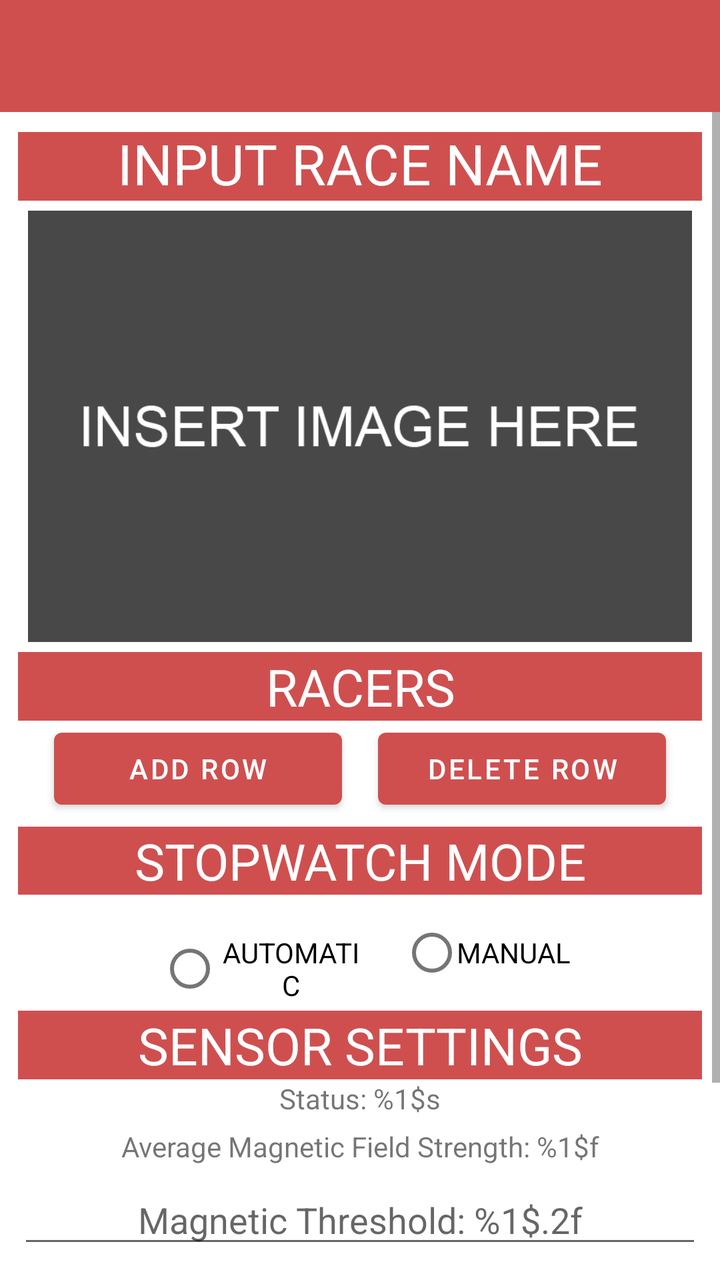
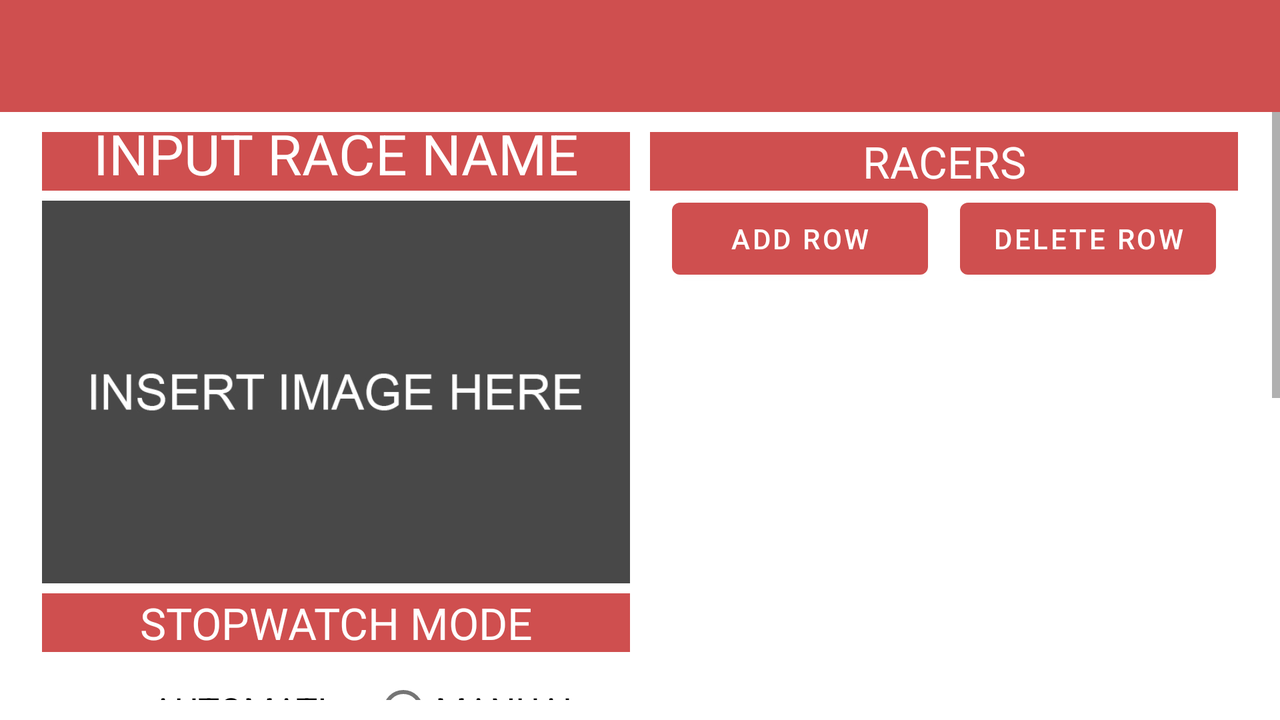

Compare how this app lays out the same screen by default and in its alternative resource folder. The renders come first, then the two layout files and the values they reference.
<!-- AndroidManifest.xml: application theme Theme.RaceApp -->
<!-- res/layout/activity_main.xml -->
<?xml version="1.0" encoding="utf-8"?>
<androidx.constraintlayout.widget.ConstraintLayout xmlns:android="http://schemas.android.com/apk/res/android"
    xmlns:app="http://schemas.android.com/apk/res-auto"
    xmlns:tools="http://schemas.android.com/tools"
    android:layout_width="match_parent"
    android:layout_height="match_parent"
    android:clickable="true"
    android:focusable="true"
    android:focusableInTouchMode="true"
    tools:context=".MainActivity">

    <androidx.appcompat.widget.Toolbar
        android:id="@+id/toolbar"
        android:layout_width="match_parent"
        android:layout_height="?attr/actionBarSize"
        android:layout_alignParentTop="true"
        android:background="?attr/colorPrimary"
        app:layout_constraintStart_toStartOf="parent"
        app:layout_constraintTop_toTopOf="parent" />

    <ScrollView
        android:layout_width="0dp"
        android:layout_height="0dp"
        android:layout_marginBottom="10dp"
        android:clickable="true"
        android:focusable="true"
        android:focusableInTouchMode="true"
        app:layout_constraintBottom_toBottomOf="parent"
        app:layout_constraintEnd_toEndOf="parent"
        app:layout_constraintStart_toStartOf="parent"
        app:layout_constraintTop_toBottomOf="@+id/toolbar">

        <androidx.constraintlayout.widget.ConstraintLayout
            android:id="@+id/scrollViewConstraint"
            android:layout_width="match_parent"
            android:layout_height="wrap_content"
            android:clickable="true"
            android:focusable="true"
            android:focusableInTouchMode="true">

            <androidx.constraintlayout.widget.Guideline
                android:id="@+id/guidelineLeft"
                android:layout_width="wrap_content"
                android:layout_height="wrap_content"
                android:orientation="vertical"
                app:layout_constraintGuide_percent="0.025" />

            <androidx.constraintlayout.widget.Guideline
                android:id="@+id/guidelineRight"
                android:layout_width="wrap_content"
                android:layout_height="wrap_content"
                android:orientation="vertical"
                app:layout_constraintGuide_percent="0.975" />

            <EditText
                android:id="@+id/editRaceName"
                style="@style/Header"
                android:layout_width="0dp"
                android:layout_height="0dp"
                android:layout_marginTop="10dp"
                android:drawableStart="@drawable/ic_baseline_edit_24"
                android:drawablePadding="-10dp"
                android:hint="@string/input_race_name"
                android:imeOptions="actionDone"
                android:inputType="text"
                android:paddingStart="10dp"
                android:paddingEnd="10dp"
                android:textColorHint="@color/white"
                android:textSize="28sp"
                app:layout_constraintEnd_toStartOf="@+id/guidelineRight"
                app:layout_constraintStart_toStartOf="@+id/guidelineLeft"
                app:layout_constraintTop_toTopOf="parent"
                android:importantForAutofill="no" />

            <ImageButton
                android:id="@+id/imageButtonRace"
                android:layout_width="0dp"
                android:layout_height="0dp"
                android:layout_marginStart="5dp"
                android:layout_marginTop="5dp"
                android:layout_marginEnd="5dp"
                android:background="@drawable/image_placeholder"
                android:scaleType="centerCrop"
                app:layout_constraintDimensionRatio="1:0.65"
                app:layout_constraintEnd_toStartOf="@+id/guidelineRight"
                app:layout_constraintStart_toStartOf="@+id/guidelineLeft"
                app:layout_constraintTop_toBottomOf="@+id/editRaceName"
                android:contentDescription="@string/image_of_the_obstacle_course" />

            <TextView
                android:id="@+id/headerRacer"
                style="@style/Header"
                android:layout_width="0dp"
                android:layout_height="0dp"
                android:layout_marginTop="5dp"
                android:text="@string/racers"
                app:layout_constraintEnd_toStartOf="@+id/guidelineRight"
                app:layout_constraintStart_toStartOf="@+id/guidelineLeft"
                app:layout_constraintTop_toBottomOf="@+id/imageButtonRace" />

            <LinearLayout
                android:id="@+id/racersLinearLayout"
                android:layout_width="0dp"
                android:layout_height="wrap_content"
                android:gravity="center"
                android:orientation="vertical"
                app:layout_constraintEnd_toStartOf="@+id/guidelineRight"
                app:layout_constraintStart_toStartOf="@+id/guidelineLeft"
                app:layout_constraintTop_toBottomOf="@+id/buttonAddRow"/>

            <Button
                android:id="@+id/buttonAddRow"
                android:layout_width="0dp"
                android:layout_height="wrap_content"
                android:text="@string/add_row"
                app:layout_constraintEnd_toStartOf="@+id/buttonDeleteRow"
                app:layout_constraintStart_toStartOf="@+id/guidelineLeft"
                app:layout_constraintTop_toBottomOf="@+id/headerRacer"
                app:layout_constraintWidth_percent="0.4" />

            <Button
                android:id="@+id/buttonDeleteRow"
                android:layout_width="0dp"
                android:layout_height="wrap_content"
                android:text="@string/delete_row"
                app:layout_constraintEnd_toStartOf="@+id/guidelineRight"
                app:layout_constraintStart_toEndOf="@+id/buttonAddRow"
                app:layout_constraintTop_toBottomOf="@+id/headerRacer"
                app:layout_constraintWidth_percent="0.4" />

            <RadioGroup
                android:id="@+id/radioGroup"
                android:layout_width="0dp"
                android:layout_height="wrap_content"
                android:layout_marginStart="50dp"
                android:layout_marginTop="5dp"
                android:layout_marginEnd="50dp"
                android:layout_weight="1"
                android:orientation="horizontal"
                app:layout_constraintEnd_toStartOf="@+id/guidelineRight"
                app:layout_constraintStart_toStartOf="@+id/guidelineLeft"
                app:layout_constraintTop_toBottomOf="@+id/textView">

                <RadioButton
                    android:id="@+id/radioAuto"
                    android:layout_width="match_parent"
                    android:layout_height="wrap_content"
                    android:layout_marginStart="20dp"
                    android:layout_weight="1"
                    android:gravity="center"
                    android:text="@string/automatic" />

                <RadioButton
                    android:id="@+id/radioManual"
                    android:layout_width="match_parent"
                    android:layout_height="wrap_content"
                    android:layout_marginStart="20dp"
                    android:layout_weight="1"
                    android:gravity="center"
                    android:paddingStart="-20dp"
                    android:text="@string/manual"
                    tools:ignore="RtlSymmetry" />
            </RadioGroup>

            <TextView
                android:id="@+id/textView"
                style="@style/Header"
                android:layout_width="0dp"
                android:layout_height="0dp"
                android:layout_marginTop="5dp"
                android:text="@string/stopwatch_mode"
                app:layout_constraintEnd_toStartOf="@+id/guidelineRight"
                app:layout_constraintStart_toStartOf="@+id/guidelineLeft"
                app:layout_constraintTop_toBottomOf="@+id/racersLinearLayout" />

            <androidx.constraintlayout.widget.ConstraintLayout
                android:id="@+id/sensorSettingsConstraint"
                android:layout_width="0dp"
                android:layout_height="wrap_content"
                android:layout_marginTop="5dp"
                app:layout_constraintEnd_toStartOf="@+id/guidelineRight"
                app:layout_constraintStart_toStartOf="@+id/guidelineLeft"
                app:layout_constraintTop_toBottomOf="@+id/radioGroup">

                <TextView
                    android:id="@+id/textView6"
                    style="@style/Header"
                    android:layout_width="0dp"
                    android:layout_height="0dp"
                    android:text="@string/sensor_settings"
                    app:layout_constraintEnd_toEndOf="parent"
                    app:layout_constraintStart_toStartOf="@+id/sensorSettingsConstraint"
                    app:layout_constraintTop_toTopOf="parent" />

                <TextView
                    android:id="@+id/textViewMagnetStatus"
                    android:layout_width="wrap_content"
                    android:layout_height="wrap_content"
                    android:gravity="center"
                    android:text="@string/magnet_status"
                    app:layout_constraintEnd_toEndOf="parent"
                    app:layout_constraintStart_toStartOf="parent"
                    app:layout_constraintTop_toBottomOf="@+id/textView6" />

                <TextView
                    android:id="@+id/textViewAverageStrength"
                    android:layout_width="wrap_content"
                    android:layout_height="wrap_content"
                    android:layout_marginTop="5dp"
                    android:gravity="center"
                    android:text="@string/average_strength"
                    app:layout_constraintEnd_toEndOf="parent"
                    app:layout_constraintStart_toStartOf="parent"
                    app:layout_constraintTop_toBottomOf="@+id/textViewMagnetStatus" />

                <EditText
                    android:id="@+id/editMagnetThreshold"
                    android:layout_width="0dp"
                    android:layout_height="wrap_content"
                    android:layout_marginTop="5dp"
                    android:gravity="center"
                    android:hint="@string/magnetic_threshold"
                    android:imeOptions="actionDone"
                    android:inputType="numberDecimal"
                    app:layout_constraintEnd_toEndOf="parent"
                    app:layout_constraintStart_toStartOf="parent"
                    app:layout_constraintTop_toBottomOf="@+id/textViewAverageStrength"
                    tools:ignore="Autofill" />

                <androidx.appcompat.widget.SwitchCompat
                    android:id="@+id/switchLight"
                    android:layout_width="0dp"
                    android:layout_height="wrap_content"
                    android:text="@string/enable_light_sensor_to_detect_pocket"
                    android:textColor="@android:color/tab_indicator_text"
                    app:layout_constraintEnd_toEndOf="parent"
                    app:layout_constraintStart_toStartOf="parent"
                    app:layout_constraintTop_toBottomOf="@+id/editMagnetThreshold" />

            </androidx.constraintlayout.widget.ConstraintLayout>

            <Button
                android:id="@+id/buttonStartRace"
                android:layout_width="wrap_content"
                android:layout_height="wrap_content"
                android:layout_marginTop="10dp"
                android:text="@string/begin_race"
                app:layout_constraintEnd_toEndOf="parent"
                app:layout_constraintStart_toStartOf="parent"
                app:layout_constraintTop_toBottomOf="@+id/sensorSettingsConstraint" />

        </androidx.constraintlayout.widget.ConstraintLayout>
    </ScrollView>

</androidx.constraintlayout.widget.ConstraintLayout>
<!-- resources referenced by this layout -->
<resources>
  <color name="white">#FFFFFFFF</color>
  <!-- drawable image_placeholder: jpg bitmap (drawable, 36333 bytes) -->
  <string name="add_row">Add Row</string>
  <string name="automatic">AUTOMATIC</string>
  <string name="average_strength">Average Magnetic Field Strength: %1$f</string>
  <string name="begin_race">Begin Race</string>
  <string name="delete_row">Delete Row</string>
  <string name="enable_light_sensor_to_detect_pocket">Enable Light Sensor to Detect Pocket</string>
  <string name="image_of_the_obstacle_course">Image of the obstacle course.</string>
  <string name="input_race_name">INPUT RACE NAME</string>
  <string name="magnet_status">Status: %1$s</string>
  <string name="magnetic_threshold">Magnetic Threshold: %1$.2f</string>
  <string name="manual">MANUAL</string>
  <string name="racers">RACERS</string>
  <string name="sensor_settings">SENSOR SETTINGS</string>
  <string name="stopwatch_mode">STOPWATCH MODE</string>
  <style name="Header">
          <item name="android:background">@color/red</item>
          <item name="android:textColor">@color/white</item>
          <item name="layout_constraintDimensionRatio">1:0.1</item>
          <item name="autoSizeTextType">uniform</item>
          <item name="android:gravity">center</item>
      </style>
  <style name="Theme.RaceApp" parent="Theme.MaterialComponents.DayNight.NoActionBar">
          
          <item name="colorPrimary">@color/red</item>
          <item name="colorPrimaryVariant">@color/red_dark</item>
          <item name="colorOnPrimary">@color/white</item>
          
          <item name="colorSecondary">@color/teal_light</item>
          <item name="colorSecondaryVariant">@color/teal_dark</item>
          <item name="colorOnSecondary">@color/black</item>
          
          <item name="android:statusBarColor" tools:targetApi="l">?attr/colorPrimaryVariant</item>
          
          <item name="android:windowAnimationStyle">@null</item>
      </style>
  <color name="red">#CF4F4F</color>
  <color name="red_dark">#9E2323</color>
  <color name="teal_light">#5DA399</color>
  <color name="teal_dark">#FF018786</color>
  <color name="black">#FF000000</color>
</resources>
<!-- res/layout-land/activity_main.xml (the repository's variant of the layout above) -->
<!-- drawn on the phone turned sideways -->
<?xml version="1.0" encoding="utf-8"?>
<androidx.constraintlayout.widget.ConstraintLayout xmlns:android="http://schemas.android.com/apk/res/android"
    xmlns:app="http://schemas.android.com/apk/res-auto"
    xmlns:tools="http://schemas.android.com/tools"
    android:layout_width="match_parent"
    android:layout_height="match_parent"
    android:clickable="true"
    android:focusable="true"
    android:focusableInTouchMode="true"
    tools:context=".MainActivity">

    <androidx.appcompat.widget.Toolbar
        android:id="@+id/toolbar"
        android:layout_width="match_parent"
        android:layout_height="?attr/actionBarSize"
        android:layout_alignParentTop="true"
        android:background="?attr/colorPrimary"
        app:layout_constraintStart_toStartOf="parent"
        app:layout_constraintTop_toTopOf="parent" />

    <ScrollView
        android:layout_width="0dp"
        android:layout_height="0dp"
        android:layout_marginBottom="10dp"
        android:clickable="true"
        android:focusable="true"
        android:focusableInTouchMode="true"
        app:layout_constraintBottom_toBottomOf="parent"
        app:layout_constraintEnd_toEndOf="parent"
        app:layout_constraintStart_toStartOf="parent"
        app:layout_constraintTop_toBottomOf="@+id/toolbar">

        <androidx.constraintlayout.widget.ConstraintLayout
            android:id="@+id/scrollViewConstraint"
            android:layout_width="match_parent"
            android:layout_height="wrap_content"
            android:clickable="true"
            android:focusable="true"
            android:focusableInTouchMode="true">

            <androidx.constraintlayout.widget.Guideline
                android:id="@+id/guidelineLeft"
                android:layout_width="wrap_content"
                android:layout_height="wrap_content"
                android:orientation="vertical"
                app:layout_constraintGuide_percent="0.025" />

            <androidx.constraintlayout.widget.Guideline
                android:id="@+id/guidelineMiddle"
                android:layout_width="wrap_content"
                android:layout_height="wrap_content"
                android:orientation="vertical"
                app:layout_constraintGuide_percent="0.5" />

            <androidx.constraintlayout.widget.Guideline
                android:id="@+id/guidelineRight"
                android:layout_width="wrap_content"
                android:layout_height="wrap_content"
                android:orientation="vertical"
                app:layout_constraintGuide_percent="0.975" />

            <EditText
                android:id="@+id/editRaceName"
                style="@style/Header"
                android:layout_width="0dp"
                android:layout_height="0dp"
                android:layout_marginStart="5dp"
                android:layout_marginTop="10dp"
                android:layout_marginEnd="5dp"
                android:drawableStart="@drawable/ic_baseline_edit_24"
                android:drawablePadding="-10dp"
                android:hint="@string/input_race_name"
                android:imeOptions="actionDone"
                android:importantForAutofill="no"
                android:inputType="text"
                android:paddingStart="10dp"
                android:paddingEnd="10dp"
                android:textColorHint="@color/white"
                android:textSize="28sp"
                app:layout_constraintEnd_toStartOf="@+id/guidelineMiddle"
                app:layout_constraintStart_toStartOf="@+id/guidelineLeft"
                app:layout_constraintTop_toTopOf="parent" />

            <ImageButton
                android:id="@+id/imageButtonRace"
                android:layout_width="0dp"
                android:layout_height="0dp"
                android:layout_marginStart="5dp"
                android:layout_marginTop="5dp"
                android:layout_marginEnd="5dp"
                android:background="@drawable/image_placeholder"
                android:contentDescription="@string/image_of_the_obstacle_course"
                android:scaleType="centerCrop"
                app:layout_constraintDimensionRatio="1:0.65"
                app:layout_constraintEnd_toStartOf="@+id/guidelineMiddle"
                app:layout_constraintStart_toStartOf="@+id/guidelineLeft"
                app:layout_constraintTop_toBottomOf="@+id/editRaceName" />

            <TextView
                android:id="@+id/headerRacer"
                style="@style/Header"
                android:layout_width="0dp"
                android:layout_height="0dp"
                android:layout_marginStart="5dp"
                android:layout_marginTop="10dp"
                android:layout_marginEnd="5dp"
                android:text="@string/racers"
                app:layout_constraintEnd_toStartOf="@+id/guidelineRight"
                app:layout_constraintStart_toStartOf="@+id/guidelineMiddle"
                app:layout_constraintTop_toTopOf="parent" />

            <LinearLayout
                android:id="@+id/racersLinearLayout"
                android:layout_width="0dp"
                android:layout_height="wrap_content"
                android:gravity="center"
                android:orientation="vertical"
                app:layout_constraintEnd_toStartOf="@+id/guidelineRight"
                app:layout_constraintStart_toStartOf="@+id/guidelineMiddle"
                app:layout_constraintTop_toBottomOf="@+id/buttonAddRow" />

            <Button
                android:id="@+id/buttonAddRow"
                android:layout_width="0dp"
                android:layout_height="wrap_content"
                android:text="@string/add_row"
                app:layout_constraintEnd_toStartOf="@+id/buttonDeleteRow"
                app:layout_constraintStart_toStartOf="@+id/guidelineMiddle"
                app:layout_constraintTop_toBottomOf="@+id/headerRacer"
                app:layout_constraintWidth_percent="0.2" />

            <Button
                android:id="@+id/buttonDeleteRow"
                android:layout_width="0dp"
                android:layout_height="wrap_content"
                android:text="@string/delete_row"
                app:layout_constraintEnd_toStartOf="@+id/guidelineRight"
                app:layout_constraintStart_toEndOf="@+id/buttonAddRow"
                app:layout_constraintTop_toBottomOf="@+id/headerRacer"
                app:layout_constraintWidth_percent="0.2" />

            <RadioGroup
                android:id="@+id/radioGroup"
                android:layout_width="0dp"
                android:layout_height="wrap_content"
                android:layout_marginTop="5dp"
                android:layout_marginEnd="5dp"
                android:layout_weight="1"
                android:orientation="horizontal"
                app:layout_constraintEnd_toEndOf="@+id/textView"
                app:layout_constraintStart_toStartOf="@+id/textView"
                app:layout_constraintTop_toBottomOf="@+id/textView">

                <RadioButton
                    android:id="@+id/radioAuto"
                    android:layout_width="match_parent"
                    android:layout_height="wrap_content"
                    android:layout_marginStart="20dp"
                    android:layout_weight="1"
                    android:gravity="center"
                    android:text="@string/automatic"
                    android:textSize="18sp" />

                <RadioButton
                    android:id="@+id/radioManual"
                    android:layout_width="match_parent"
                    android:layout_height="wrap_content"
                    android:layout_marginStart="20dp"
                    android:layout_weight="1"
                    android:gravity="center"
                    android:paddingStart="-20dp"
                    android:text="@string/manual"
                    android:textSize="18sp"
                    tools:ignore="RtlSymmetry" />
            </RadioGroup>

            <TextView
                android:id="@+id/textView"
                style="@style/Header"
                android:layout_width="0dp"
                android:layout_height="0dp"
                android:layout_marginStart="5dp"
                android:layout_marginTop="5dp"
                android:layout_marginEnd="5dp"
                android:text="@string/stopwatch_mode"
                app:layout_constraintEnd_toStartOf="@+id/guidelineMiddle"
                app:layout_constraintStart_toStartOf="@+id/guidelineLeft"
                app:layout_constraintTop_toBottomOf="@+id/imageButtonRace" />

            <androidx.constraintlayout.widget.ConstraintLayout
                android:id="@+id/sensorSettingsConstraint"
                android:layout_width="0dp"
                android:layout_height="wrap_content"
                android:layout_marginTop="10dp"
                app:layout_constraintEnd_toEndOf="@+id/textView"
                app:layout_constraintStart_toStartOf="@+id/textView"
                app:layout_constraintTop_toBottomOf="@+id/radioGroup">

                <TextView
                    android:id="@+id/textView6"
                    style="@style/Header"
                    android:layout_width="0dp"
                    android:layout_height="0dp"
                    android:text="@string/sensor_settings"
                    app:layout_constraintEnd_toEndOf="parent"
                    app:layout_constraintHorizontal_bias="0.0"
                    app:layout_constraintStart_toStartOf="parent"
                    app:layout_constraintTop_toTopOf="parent" />

                <TextView
                    android:id="@+id/textViewMagnetStatus"
                    android:layout_width="wrap_content"
                    android:layout_height="wrap_content"
                    android:gravity="center"
                    android:text="@string/magnet_status"
                    android:textSize="14sp"
                    app:layout_constraintEnd_toEndOf="parent"
                    app:layout_constraintStart_toStartOf="parent"
                    app:layout_constraintTop_toBottomOf="@+id/textView6" />

                <TextView
                    android:id="@+id/textViewAverageStrength"
                    android:layout_width="wrap_content"
                    android:layout_height="wrap_content"
                    android:layout_marginTop="5dp"
                    android:gravity="center"
                    android:text="@string/average_strength"
                    android:textSize="14sp"
                    app:layout_constraintEnd_toEndOf="parent"
                    app:layout_constraintStart_toStartOf="parent"
                    app:layout_constraintTop_toBottomOf="@+id/textViewMagnetStatus" />

                <EditText
                    android:id="@+id/editMagnetThreshold"
                    android:layout_width="0dp"
                    android:layout_height="wrap_content"
                    android:layout_marginTop="5dp"
                    android:gravity="center"
                    android:hint="@string/magnetic_threshold"
                    android:imeOptions="actionDone"
                    android:inputType="numberDecimal"
                    android:textSize="16sp"
                    app:layout_constraintEnd_toEndOf="parent"
                    app:layout_constraintStart_toStartOf="parent"
                    app:layout_constraintTop_toBottomOf="@+id/textViewAverageStrength"
                    tools:ignore="Autofill" />

                <androidx.appcompat.widget.SwitchCompat
                    android:id="@+id/switchLight"
                    android:layout_width="0dp"
                    android:layout_height="wrap_content"
                    android:text="@string/enable_light_sensor_to_detect_pocket"
                    android:textColor="@android:color/tab_indicator_text"
                    android:textSize="15sp"
                    app:layout_constraintEnd_toEndOf="parent"
                    app:layout_constraintStart_toStartOf="parent"
                    app:layout_constraintTop_toBottomOf="@+id/editMagnetThreshold" />

            </androidx.constraintlayout.widget.ConstraintLayout>

            <Button
                android:id="@+id/buttonStartRace"
                android:layout_width="0dp"
                android:layout_height="75dp"
                android:layout_marginStart="50dp"
                android:layout_marginTop="32dp"
                android:layout_marginEnd="50dp"
                android:text="@string/begin_race"
                android:textSize="24sp"
                app:layout_constraintEnd_toStartOf="@+id/guidelineMiddle"
                app:layout_constraintStart_toStartOf="@+id/guidelineLeft"
                app:layout_constraintTop_toBottomOf="@+id/sensorSettingsConstraint" />

        </androidx.constraintlayout.widget.ConstraintLayout>
    </ScrollView>

</androidx.constraintlayout.widget.ConstraintLayout>
